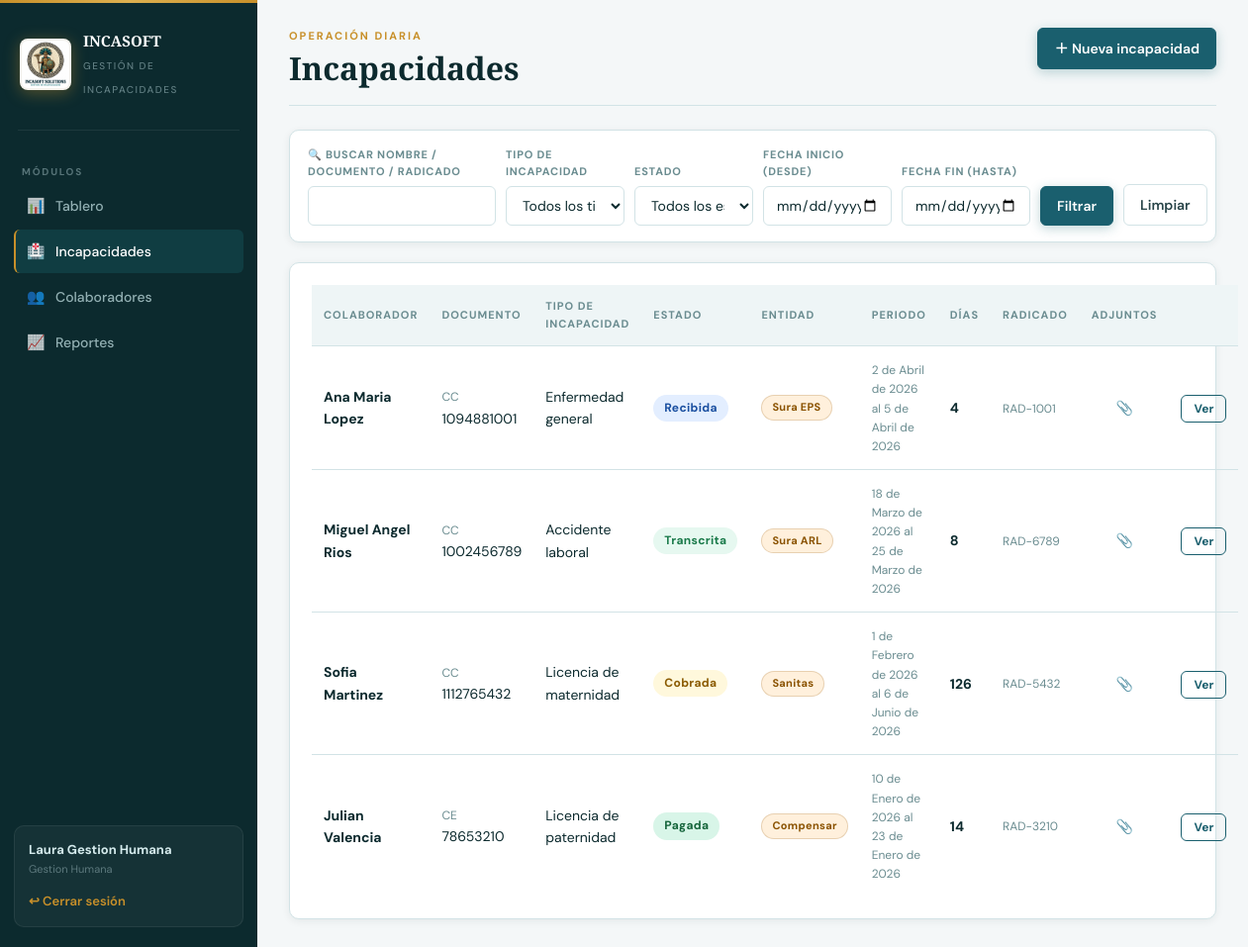
Page /incapacidades/ (signed in) on the committed database.
### gestion/models.py (models this page shows, shortened)
class Incapacidad(models.Model):
    ESTADO_RECIBIDA = "RECIBIDA"
    ESTADO_TRANSCRITA = "TRANSCRITA"
    ESTADO_COBRADA = "COBRADA"
    ESTADO_PAGADA = "PAGADA"
    ESTADO_RECHAZADA = "RECHAZADA"
    ESTADO_CHOICES = [
        (ESTADO_RECIBIDA, "Recibida"),
        (ESTADO_TRANSCRITA, "Transcrita"),
        (ESTADO_COBRADA, "Cobrada"),
        (ESTADO_PAGADA, "Pagada"),
        (ESTADO_RECHAZADA, "Rechazada"),
    ]
    TRANSICIONES_VALIDAS = {
        ESTADO_RECIBIDA: [ESTADO_TRANSCRITA, ESTADO_RECHAZADA],
        ESTADO_TRANSCRITA: [ESTADO_COBRADA, ESTADO_RECHAZADA],
        ESTADO_COBRADA: [ESTADO_PAGADA, ESTADO_RECHAZADA],
        ESTADO_PAGADA: [],
        ESTADO_RECHAZADA: [],
    }
    colaborador = models.ForeignKey(Colaborador, on_delete=models.PROTECT, related_name="incapacidades")
    tipo = models.ForeignKey(TipoIncapacidad, on_delete=models.PROTECT, related_name="incapacidades")
    entidad_responsable = models.CharField(max_length=120)
    numero_radicado = models.CharField(max_length=60, blank=True)
    fecha_inicio = models.DateField()
    fecha_fin = models.DateField()
    dias = models.PositiveIntegerField(editable=False, default=1)
    estado = models.CharField(max_length=20, choices=ESTADO_CHOICES, default=ESTADO_RECIBIDA)
    soporte_medico = models.FileField(
        upload_to="soportes/%Y/%m/",
        validators=[
            FileExtensionValidator(
                ["pdf", "png", "jpg", "jpeg", "doc", "docx", "xls", "xlsx"]
            )
        ],
        blank=True,
    )
    observaciones = models.TextField(blank=True)
    creado_por = models.ForeignKey(
        settings.AUTH_USER_MODEL,
        on_delete=models.SET_NULL,
        null=True,
        blank=True,
        related_name="incapacidades_creadas",
    )
    actualizado_por = models.ForeignKey(
        settings.AUTH_USER_MODEL,
        on_delete=models.SET_NULL,
        null=True,
        blank=True,
        related_name="incapacidades_actualizadas",
    )
    fecha_creacion = models.DateTimeField(auto_now_add=True)
    fecha_actualizacion = models.DateTimeField(auto_now=True)
    class Meta:
        ordering = ["-fecha_creacion"]
        indexes = [
            models.Index(fields=["estado"]),
            models.Index(fields=["fecha_inicio", "fecha_fin"]),
        ]
    def get_absolute_url(self):
        return reverse("gestion:incapacidad_detalle", args=[self.pk])

class Colaborador(models.Model):
    DOCUMENTO_CHOICES = [
        ("CC", "Cedula de ciudadania"),
        ("CE", "Cedula de extranjeria"),
        ("TI", "Tarjeta de identidad"),
        ("PA", "Pasaporte"),
    ]
    tipo_documento = models.CharField(max_length=3, choices=DOCUMENTO_CHOICES, default="CC")
    numero_identificacion = models.CharField(max_length=30, unique=True)
    nombres = models.CharField(max_length=90)
    apellidos = models.CharField(max_length=90)
    correo = models.EmailField(blank=True)
    telefono = models.CharField(max_length=25, blank=True)
    cargo = models.CharField(max_length=90)
    area = models.CharField(max_length=90)
    eps = models.CharField("EPS", max_length=120)
    arl = models.CharField("ARL", max_length=120, blank=True)
    activo = models.BooleanField(default=True)
    fecha_creacion = models.DateTimeField(auto_now_add=True)
    fecha_actualizacion = models.DateTimeField(auto_now=True)
    class Meta:
        ordering = ["apellidos", "nombres"]
    @property
    def nombre_completo(self):
        return f"{self.nombres} {self.apellidos}".strip()

class TipoIncapacidad(models.Model):
    ENTIDAD_CHOICES = [
        ("EPS", "EPS"),
        ("ARL", "ARL"),
        ("EMPRESA", "Empresa"),
    ]
    nombre = models.CharField(max_length=120, unique=True)
    codigo = models.CharField(max_length=20, unique=True)
    entidad_responsable = models.CharField(max_length=20, choices=ENTIDAD_CHOICES)
    dias_maximos = models.PositiveIntegerField(default=180)
    requiere_soporte = models.BooleanField(default=True)
    activo = models.BooleanField(default=True)
    class Meta:
        ordering = ["nombre"]
        verbose_name = "tipo de incapacidad"
        verbose_name_plural = "tipos de incapacidad"
    def __str__(self):
        return f"{self.nombre} ({self.entidad_responsable})"

### gestion/views.py (the view)
# urls.py: path("incapacidades/", views.incapacidad_lista, name="incapacidad_lista"),
@login_required
def incapacidad_lista(request):
    form, incapacidades = _incapacidades_filtradas(request)
    return render(
        request,
        "gestion/incapacidad_lista.html",
        {
            "form": form,
            "incapacidades": incapacidades,
            "puede_editar": puede_editar_operacion(request.user),
        },
    )

### gestion/forms.py
class IncapacidadFiltroForm(forms.Form):
    q = forms.CharField(label="Busqueda", required=False)
    estado = forms.ChoiceField(label="Estado", required=False)
    tipo = forms.ModelChoiceField(label="Tipo", queryset=TipoIncapacidad.objects.none(), required=False)
    fecha_inicio = forms.DateField(label="Desde", required=False, widget=DateInput())
    fecha_fin = forms.DateField(label="Hasta", required=False, widget=DateInput())
    def __init__(self, *args, **kwargs):
        super().__init__(*args, **kwargs)
        self.fields["estado"].choices = [("", "Todos los estados")] + Incapacidad.ESTADO_CHOICES
        self.fields["tipo"].queryset = TipoIncapacidad.objects.filter(activo=True)
        self.fields["tipo"].empty_label = "Todos los tipos"

### gestion/context_processors.py (called while the page is built)
def permisos_ui(request):
    return {
        "puede_gestionar_usuarios": puede_gestionar_usuarios(request.user)
        if request.user.is_authenticated
        else False,
    }

### gestion/permissions.py (called while the page is built)
def tiene_rol(user, *roles):
    if not user or not getattr(user, "is_authenticated", False):
        return False
    if user.is_superuser:
        return True
    return user.groups.filter(name__in=roles).exists()

def puede_gestionar_usuarios(user):
    return user.is_authenticated and tiene_rol(user, "Administrador")

def puede_editar_operacion(user):
    if not user.is_authenticated:
        return False
    return tiene_rol(user, "Administrador", "Gestion Humana", "Financiera", "Coordinacion")

### gestion/views.py (called while the page is built, shortened)
def _incapacidades_filtradas(request):
    form = IncapacidadFiltroForm(request.GET or None)
    incapacidades = (
        Incapacidad.objects.select_related("colaborador", "tipo")
        .annotate(n_documentos=Count("documentos", distinct=True))
        .all()
    )
    return form, incapacidades

### gestion/templates/gestion/incapacidad_lista.html (shortened to what this page needs)
{% extends "gestion/base.html" %}
{% block content %}
<header class="page-header">
    <div>
        <p class="eyebrow">Operación diaria</p>
        <h1>Incapacidades</h1>
    </div>
    {% if puede_editar %}
        <a class="button primary" href="{% url 'gestion:incapacidad_crear' %}">＋ Nueva incapacidad</a>
    {% endif %}
</header>
<form class="filters" method="get">
    <div class="filters-row">
        <div class="filter-group">
            <label class="filter-label">🔍 Buscar nombre / documento / radicado</label>
            {{ form.q }}
        </div>
        <div class="filter-group">
            <label class="filter-label">Tipo de incapacidad</label>
            {{ form.tipo }}
        </div>
        <div class="filter-group">
            <label class="filter-label">Estado</label>
            {{ form.estado }}
        </div>
        <div class="filter-group">
            <label class="filter-label">Fecha inicio (desde)</label>
            {{ form.fecha_inicio }}
        </div>
        <div class="filter-group">
            <label class="filter-label">Fecha fin (hasta)</label>
            {{ form.fecha_fin }}
        </div>
        <div class="filter-group" style="justify-content:flex-end;">
            <label class="filter-label">&nbsp;</label>
            <button class="button primary" type="submit">Filtrar</button>
        </div>
        <div class="filter-group" style="justify-content:flex-end;">
            <label class="filter-label">&nbsp;</label>
            <a class="button ghost" href="{% url 'gestion:incapacidad_lista' %}">Limpiar</a>
        </div>
    </div>
</form>
<section class="panel">
    <table>
        <thead>
            <tr>
                <th>Colaborador</th>
                <th>Documento</th>
                <th>Tipo de incapacidad</th>
                <th>Estado</th>
                <th>Entidad</th>
                <th>Periodo</th>
                <th>Días</th>
                <th>Radicado</th>
                <th>Adjuntos</th>
                <th></th>
            </tr>
        </thead>
        <tbody>
        {% for inc in incapacidades %}
            <tr>
                <td><strong>{{ inc.colaborador.nombre_completo }}</strong></td>
                <td>
                    <small>{{ inc.colaborador.tipo_documento }}</small>
                    {{ inc.colaborador.numero_identificacion }}
                </td>
                <td>{{ inc.tipo.nombre }}</td>
                <td><span class="status state-{{ inc.estado|lower }}">{{ inc.get_estado_display }}</span></td>
                <td>
                    {% if inc.entidad_responsable == "EPS" %}
                        <span class="badge badge-eps">EPS</span>
                    {% elif inc.entidad_responsable == "ARL" %}
                        <span class="badge badge-arl">ARL</span>
                    {% else %}
                        <span class="badge badge-emp">{{ inc.entidad_responsable }}</span>
                    {% endif %}
                </td>
                <td><small>{{ inc.fecha_inicio }} al {{ inc.fecha_fin }}</small></td>
                <td><strong>{{ inc.dias }}</strong></td>
                <td><small>{{ inc.numero_radicado|default:"—" }}</small></td>
                <td class="text-center">
                    {% if inc.soporte_medico or inc.n_documentos %}
                        <span title="Tiene soporte u otros archivos">📎</span>
                    {% else %}
                        <span class="muted">—</span>
                    {% endif %}
                </td>
                <td><a class="table-action" href="{{ inc.get_absolute_url }}">Ver</a></td>
            </tr>
        {% empty %}
            <tr><td colspan="10" class="empty" style="text-align:center;padding:30px;">No se encontraron incapacidades con esos filtros.</td></tr>
        {% endfor %}
        </tbody>
    </table>
</section>
{% endblock %}

### gestion/templates/gestion/base.html (shortened to what this page needs)
{% load static %}
<!doctype html>
<html lang="es">
<head>
    <link rel="stylesheet" href="{% static 'gestion/css/styles.css' %}">
</head>
<body>
    <aside class="sidebar">
        <div class="sidebar-inner">
            <a class="brand" href="{% url 'gestion:dashboard' %}">
                <img class="brand-logo-img"
                     src="{% static 'gestion/img/logo.png' %}"
                     alt="INCASOFT Solutions logo">
                <span class="brand-text">
                    <strong>INCASOFT</strong>
                    <small>Gestión de Incapacidades</small>
                </span>
            </a>
            <div class="sidebar-sep"></div>
            <div>
                <p class="nav-label">Módulos</p>
                <nav class="nav">
                    <a href="{% url 'gestion:dashboard' %}" {% if request.resolver_match.url_name == 'dashboard' %}class="active"{% endif %}>
                        <span class="nav-icon">📊</span> Tablero
                    </a>
                    <a href="{% url 'gestion:incapacidad_lista' %}" {% if 'incapacidad' in request.resolver_match.url_name %}class="active"{% endif %}>
                        <span class="nav-icon">🏥</span> Incapacidades
                    </a>
                    <a href="{% url 'gestion:colaborador_lista' %}" {% if 'colaborador' in request.resolver_match.url_name %}class="active"{% endif %}>
                        <span class="nav-icon">👥</span> Colaboradores
                    </a>
                    <a href="{% url 'gestion:reportes' %}" {% if request.resolver_match.url_name == 'reportes' %}class="active"{% endif %}>
                        <span class="nav-icon">📈</span> Reportes
                    </a>
                </nav>
            </div>
            <div class="session">
                <span class="session-name">{{ request.user.get_full_name|default:request.user.username }}</span>
                <span class="session-role">
                    {% with g=user.groups.all|first %}
                        {% if g %}{{ g.name }}{% elif user.is_superuser %}Superusuario{% else %}Usuario{% endif %}
                    {% endwith %}
                </span>
                <form method="post" action="{% url 'logout' %}">
                    <button class="link-button" type="submit">↩ Cerrar sesión</button>
                </form>
            </div>
        </div>
    </aside>
    <main class="main">
        {% block content %}{% endblock %}
    </main>
</body>
</html>

### rows in the picture
Incapacidad: colaborador.nombre_completo "Ana Maria Lopez", colaborador.tipo_documento "CC", colaborador.numero_identificacion "1094881001", tipo.nombre "Enfermedad general", estado "Recibida", entidad_responsable "Sura EPS", fecha_inicio "2 de Abril de 2026", fecha_fin "5 de Abril de 2026", dias "4", numero_radicado "RAD-1001"
Incapacidad: colaborador.nombre_completo "Miguel Angel Rios", colaborador.tipo_documento "CC", colaborador.numero_identificacion "1002456789", tipo.nombre "Accidente laboral", estado "Transcrita", entidad_responsable "Sura ARL", fecha_inicio "18 de Marzo de 2026", fecha_fin "25 de Marzo de 2026", dias "8", numero_radicado "RAD-6789"
Incapacidad: colaborador.nombre_completo "Sofia Martinez", colaborador.tipo_documento "CC", colaborador.numero_identificacion "1112765432", tipo.nombre "Licencia de maternidad", estado "Cobrada", entidad_responsable "Sanitas", fecha_inicio "1 de Febrero de 2026", fecha_fin "6 de Junio de 2026", dias "126", numero_radicado "RAD-5432"
Incapacidad: colaborador.nombre_completo "Julian Valencia", colaborador.tipo_documento "CE", colaborador.numero_identificacion "78653210", tipo.nombre "Licencia de paternidad", estado "Pagada", entidad_responsable "Compensar", fecha_inicio "10 de Enero de 2026", fecha_fin "23 de Enero de 2026", dias "14", numero_radicado "RAD-3210"

### other values in the picture
{{ request.user.get_full_name|default:request.user.username }} "Laura Gestion Humana"
{{ g.name }} "Gestion Humana"
